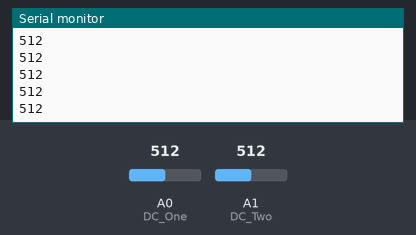
Bench run of a sketch on a simulated Arduino Uno, built with avr-gcc and run on an emulated ATmega328P. On the bench: the last lines printed to the serial monitor. The test bench sets the inputs (shaded band); at power-on: A0 (DC_One) = 512, A1 (DC_Two) = 512.

Above: at 1.2 s.
1.3 s: A0 (DC_One) set to 716
At 1.32 s:
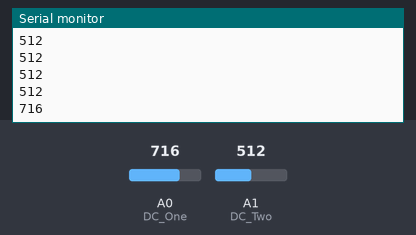
2.8 s: A0 (DC_One) set to 900
At 2.82 s:
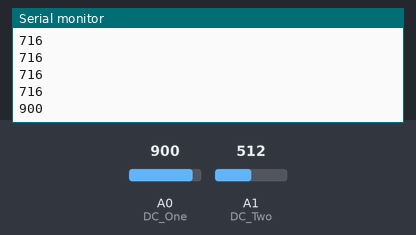
Timing chart, 0 to 5.8 s (numbered marks = the images above; inputs shaded):
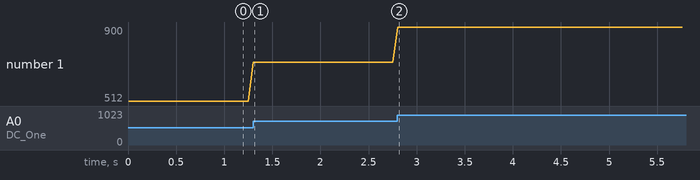

The sketch:

spectrum_analyzer.ino
```cpp
/*--------------------------------------------------------------------------------------------------
LEGO Spectrum Analyzer
Takes audio spectrum analysis from SparkFun Spectrum shield to display spectral content on LED Matrix
and trigger three motorized mechanism.
Data is passed from the Arduino to EV3 Intelligent Brick by I2C connection.

Connections:
EV3 Breadboard Connector VBUS to Arduino VIN
EV3 Breadboard Connector GRND (next to VBUS) to Arduino GND
EV3 Breadboard Connector SCL to Arduino SCL
EV3 Breadboard Connector SDA to Arduino SDA
EV3 cable between Breadboard Connector and Port 4 of EV3 Intelligent Brick
Mindsensors LED Matrix to Port 1 of EV3 Intelligent Brick
EV3 cable between EV3 Medium Motor and Port A of EV3 Intelligent Brick
EV3 cable between EV3 Large Motor and Port B of EV3 Intelligent Brick
EV3 cable between EV3 Medium Motor and Port C of EV3 Intelligent Brick
1/8 inch audio plug between audio source and Spectrum Shield Input
1/8 inch audio plug between external speark and Spectrum Shield Output

This script is used in conjunction with EV3 code "analyzer_with_motors".

Sections of code below were orginally developed by Toni Klopfenstein of SparkFun Electronics
and Ben Moyes of Bliptronnics.
Original code and other examples can be found at https://github.com/sparkfun/Spectrum_Shield

Arduino to EV3 connection modified from Dexter Industries post
www.dexterindustries.com/howto/connecting-ev3-arduino.

--------------------------------------------------------------------------------------------------*/

//Declare Spectrum Shield pin connections
#define STROBE 4
#define RESET 6
#define DC_One A0
#define DC_Two A1

#include <Wire.h>  //Call library for I2C communication

#define SLAVE_ADDRESS 0x04  //I2C address for communicating with EV3 Intelligent Brick.
//Same address should be in EV3 program.

byte c[]={10,11,12,13,14,15,16,17};  //Declare array that will be sent to EV3
//Intelligent Brick.  Load with dummy values that can help de-bugging


//Define spectrum variables
int freq_amp;
int Frequencies_One[7];
int Frequencies_Two[7];
int i;


void setup() {

  Serial.begin(9600);  //Start serial communication.  Serial monitor must match this baud rate.


  //Set Spectrum Shield pin configurations
  pinMode(STROBE, OUTPUT);
  pinMode(RESET, OUTPUT);
  pinMode(DC_One, INPUT);
  pinMode(DC_Two, INPUT);
  digitalWrite(STROBE, HIGH);
  digitalWrite(RESET, HIGH);

  //Initialize Spectrum Analyzers
  digitalWrite(STROBE, LOW);
  delay(1);
  digitalWrite(RESET, HIGH);
  delay(1);
  digitalWrite(STROBE, HIGH);
  delay(1);
  digitalWrite(STROBE, LOW);
  delay(1);
  digitalWrite(RESET, LOW);

  Wire.begin(SLAVE_ADDRESS);

}


void loop() {

  Read_Frequencies();
  Serial.println(Frequencies_One[0]); //Serial output is used as a diagnostic.

  //Fill 8 bytes that will be sent to EV3 Intelligent Brick.  Values are divided
  //by 10 to fit within 8-bit word.  Only seven spectral bands are reported by
  //Spectrum Shield, so c[7] is loaded with a dummy value.
  c[0] = Frequencies_One[0]/10;
  c[1] = Frequencies_One[1]/10;
  c[2] = Frequencies_One[2]/10;
  c[3] = Frequencies_One[3]/10;
  c[4] = Frequencies_One[4]/10;
  c[5] = Frequencies_One[5]/10;
  c[6] = Frequencies_One[6]/10;
  c[7] = 0;

  Wire.onRequest(sendData); //Send data to EV3

  delay(50);

}

//Function for sending data
void sendData()
{
  Wire.write(c,8); // c is the array of 8 bytes length.
}


//Function for reading frequencies from Spectrum Shield
void Read_Frequencies(){
  //Read frequencies for each band
  for (freq_amp = 0; freq_amp<7; freq_amp++)
  {
    Frequencies_One[freq_amp] = analogRead(DC_One);
    Frequencies_Two[freq_amp] = analogRead(DC_Two);
    digitalWrite(STROBE, HIGH);
    digitalWrite(STROBE, LOW);
  }
}
```

Measured:
- after the input at 1.3 s, the serial monitor: prints a new line at once (image 1)
- after the input at 2.8 s, the serial monitor: prints a new line at once (image 2)
- plotted number 1: 512 → 716 after the input at 1.3 s, 716 → 900 after the input at 2.8 s
